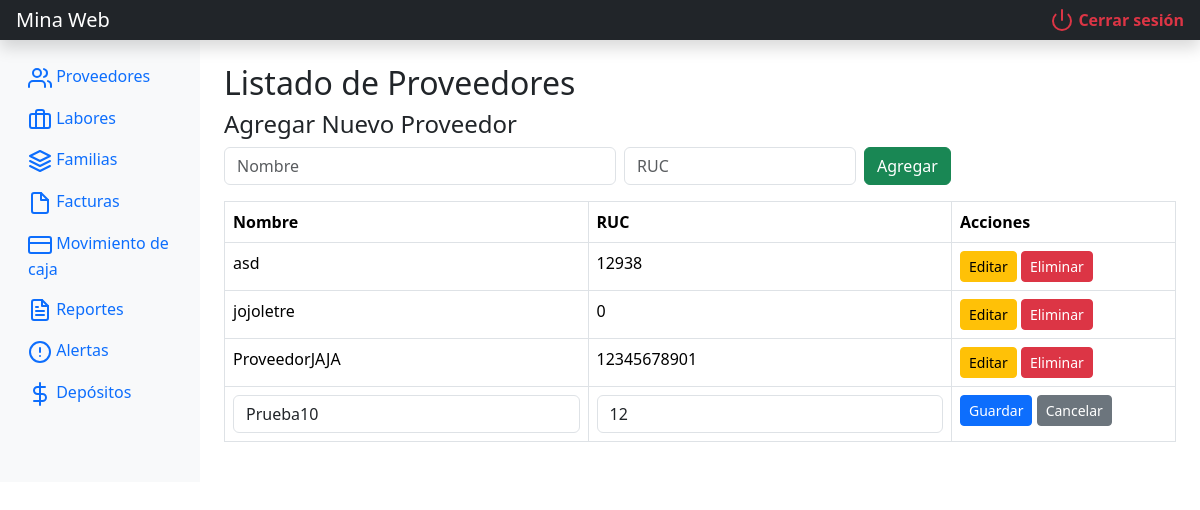
/mina_web/proveedores.php?editar=16 (signed in), run on the app's committed database.
### tables this page shows
CREATE TABLE `proveedor` (
  `id_proveedor` int(11) NOT NULL,
  `nombre` varchar(100) NOT NULL,
  `RUC` bigint(20) NOT NULL
);

### mina_web/proveedores.php (the view, shortened to what this page needs)
<?php
include 'includes/db.php';
include 'includes/header.php';
$editando_id = isset($_GET['editar']) ? intval($_GET['editar']) : 0;
$proveedores = $pdo->query("SELECT * FROM proveedor ORDER BY nombre ASC")->fetchAll();
?>
<h1 class="h2">Listado de Proveedores</h1>
<h4>Agregar Nuevo Proveedor</h4>
<form method="post" class="mb-3 row g-2">
    <div class="col-md-5">
        <input type="text" name="nombre_new" class="form-control" placeholder="Nombre" required>
    </div>
    <div class="col-md-3">
        <input type="text" name="ruc_new" class="form-control" placeholder="RUC">
    </div>
    <div class="col-md-2">
        <button type="submit" name="agregar" class="btn btn-success">Agregar</button>
    </div>
</form>
<table class="table table-bordered">
    <thead>
        <tr>
            <th>Nombre</th>
            <th>RUC</th>
            <th>Acciones</th>
        </tr>
    </thead>
    <tbody>
        <?php foreach($proveedores as $prov): ?>
        <tr>
            <?php if($editando_id == $prov['id_proveedor']): ?>
                <form method="post">
                    <td>
                        <input type="text" name="nombre" value="<?= htmlspecialchars($prov['nombre']) ?>" class="form-control" required>
                    </td>
                    <td>
                        <input type="text" name="ruc" value="<?= htmlspecialchars($prov['RUC']) ?>" class="form-control">
                    </td>
                    <td>
                        <button type="submit" name="guardar_edicion" class="btn btn-primary btn-sm">Guardar</button>
                        <a href="proveedores.php" class="btn btn-secondary btn-sm">Cancelar</a>
                    </td>
                </form>
            <?php else: ?>
                <td><?= htmlspecialchars($prov['nombre']) ?></td>
                <td><?= htmlspecialchars($prov['RUC']) ?></td>
                <td>
                    <a href="proveedores.php?editar=<?= $prov['id_proveedor'] ?>" class="btn btn-warning btn-sm">Editar</a>
                    <a href="proveedores.php?eliminar=<?= $prov['id_proveedor'] ?>" class="btn btn-danger btn-sm" onclick="return confirm('¿Seguro que deseas eliminar este proveedor?')">Eliminar</a>
                </td>
            <?php endif; ?>
        </tr>
        <?php endforeach; ?>
    </tbody>
</table>
<?php include 'includes/footer.php'; ?>

### data on the page
proveedor: nombre "asd", RUC "12938"
proveedor: nombre "jojoletre", RUC "0"
proveedor: nombre "ProveedorJAJA", RUC "12345678901"
proveedor: nombre "Prueba10", ruc "12"

### other printed values
$item['label'] "Proveedores"
$item['label'] "Labores"
$item['label'] "Familias"
$item['label'] "Facturas"
$item['label'] "Movimiento de caja"
$item['label'] "Reportes"
$item['label'] "Alertas"
$item['label'] "Depósitos"
